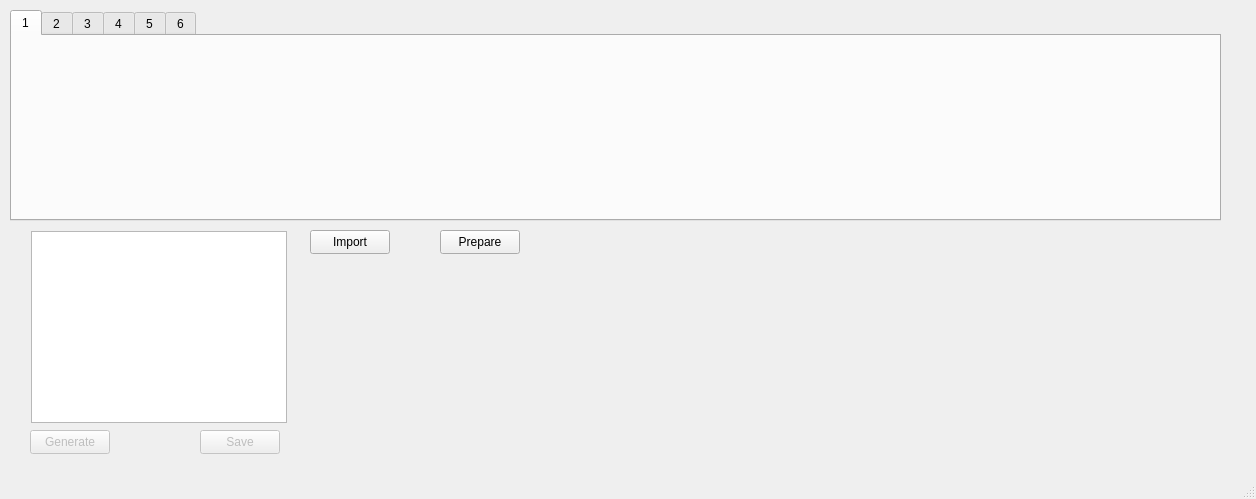
<?xml version="1.0" encoding="UTF-8"?>
<ui version="4.0">
 <class>TEXT2BRAM</class>
 <widget class="QMainWindow" name="TEXT2BRAM">
  <property name="geometry">
   <rect>
    <x>0</x>
    <y>0</y>
    <width>1256</width>
    <height>499</height>
   </rect>
  </property>
  <property name="windowTitle">
   <string>TEXT2BRAM</string>
  </property>
  <widget class="QWidget" name="centralwidget">
   <widget class="QTabWidget" name="tabWidget">
    <property name="geometry">
     <rect>
      <x>10</x>
      <y>10</y>
      <width>1211</width>
      <height>211</height>
     </rect>
    </property>
    <property name="currentIndex">
     <number>0</number>
    </property>
    <widget class="QWidget" name="tab_1">
     <attribute name="title">
      <string>1</string>
     </attribute>
     <widget class="QWidget" name="gridLayoutWidget_2">
      <property name="geometry">
       <rect>
        <x>0</x>
        <y>0</y>
        <width>1211</width>
        <height>181</height>
       </rect>
      </property>
      <layout class="QGridLayout" name="gridLayout_1"/>
     </widget>
    </widget>
    <widget class="QWidget" name="tab_2">
     <attribute name="title">
      <string>2</string>
     </attribute>
     <widget class="QWidget" name="gridLayoutWidget">
      <property name="geometry">
       <rect>
        <x>-1</x>
        <y>-1</y>
        <width>1211</width>
        <height>181</height>
       </rect>
      </property>
      <layout class="QGridLayout" name="gridLayout_2"/>
     </widget>
    </widget>
    <widget class="QWidget" name="tab">
     <attribute name="title">
      <string>3</string>
     </attribute>
     <widget class="QWidget" name="gridLayoutWidget_3">
      <property name="geometry">
       <rect>
        <x>0</x>
        <y>0</y>
        <width>1211</width>
        <height>181</height>
       </rect>
      </property>
      <layout class="QGridLayout" name="gridLayout_3"/>
     </widget>
    </widget>
    <widget class="QWidget" name="tab_3">
     <attribute name="title">
      <string>4</string>
     </attribute>
     <widget class="QWidget" name="gridLayoutWidget_4">
      <property name="geometry">
       <rect>
        <x>0</x>
        <y>0</y>
        <width>1211</width>
        <height>181</height>
       </rect>
      </property>
      <layout class="QGridLayout" name="gridLayout_4"/>
     </widget>
    </widget>
    <widget class="QWidget" name="tab_4">
     <attribute name="title">
      <string>5</string>
     </attribute>
     <widget class="QWidget" name="gridLayoutWidget_5">
      <property name="geometry">
       <rect>
        <x>0</x>
        <y>0</y>
        <width>1211</width>
        <height>181</height>
       </rect>
      </property>
      <layout class="QGridLayout" name="gridLayout_5"/>
     </widget>
    </widget>
    <widget class="QWidget" name="tab_5">
     <attribute name="title">
      <string>6</string>
     </attribute>
     <widget class="QWidget" name="gridLayoutWidget_6">
      <property name="geometry">
       <rect>
        <x>0</x>
        <y>0</y>
        <width>1211</width>
        <height>181</height>
       </rect>
      </property>
      <layout class="QGridLayout" name="gridLayout_6"/>
     </widget>
    </widget>
   </widget>
   <widget class="QPushButton" name="pushButton_2">
    <property name="geometry">
     <rect>
      <x>310</x>
      <y>230</y>
      <width>80</width>
      <height>24</height>
     </rect>
    </property>
    <property name="text">
     <string>Import</string>
    </property>
   </widget>
   <widget class="QPushButton" name="pushButton_3">
    <property name="geometry">
     <rect>
      <x>440</x>
      <y>230</y>
      <width>80</width>
      <height>24</height>
     </rect>
    </property>
    <property name="text">
     <string>Prepare</string>
    </property>
   </widget>
   <widget class="QPushButton" name="pushButton_4">
    <property name="enabled">
     <bool>false</bool>
    </property>
    <property name="geometry">
     <rect>
      <x>200</x>
      <y>430</y>
      <width>80</width>
      <height>24</height>
     </rect>
    </property>
    <property name="text">
     <string>Save</string>
    </property>
   </widget>
   <widget class="QTextEdit" name="textEdit">
    <property name="geometry">
     <rect>
      <x>31</x>
      <y>231</y>
      <width>256</width>
      <height>192</height>
     </rect>
    </property>
   </widget>
   <widget class="QPushButton" name="pushButton">
    <property name="enabled">
     <bool>false</bool>
    </property>
    <property name="geometry">
     <rect>
      <x>30</x>
      <y>430</y>
      <width>80</width>
      <height>24</height>
     </rect>
    </property>
    <property name="text">
     <string>Generate</string>
    </property>
    <property name="checkable">
     <bool>false</bool>
    </property>
   </widget>
  </widget>
  <widget class="QMenuBar" name="menubar">
   <property name="geometry">
    <rect>
     <x>0</x>
     <y>0</y>
     <width>1256</width>
     <height>21</height>
    </rect>
   </property>
  </widget>
  <widget class="QStatusBar" name="statusbar"/>
 </widget>
 <resources/>
 <connections/>
</ui>
